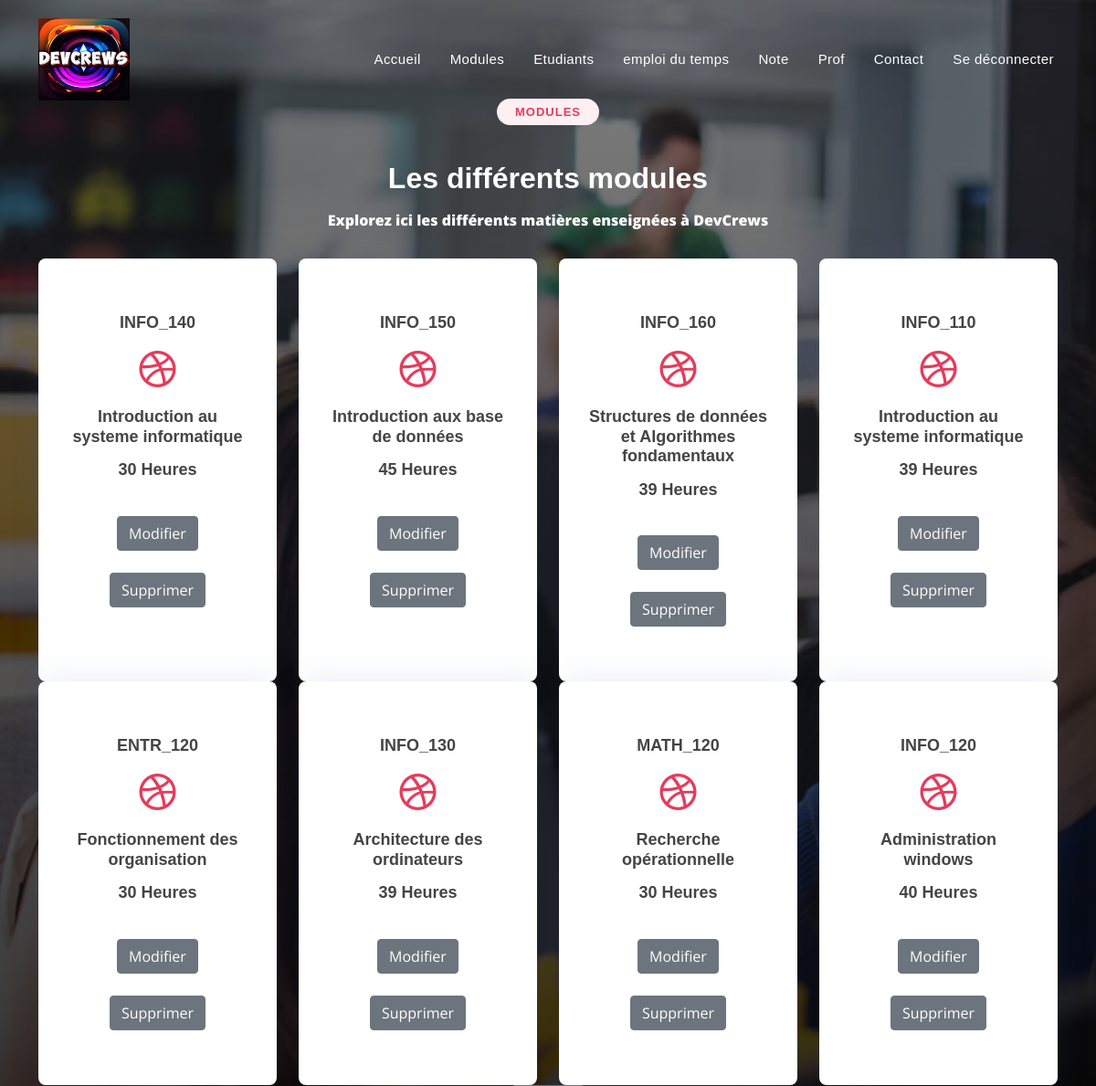
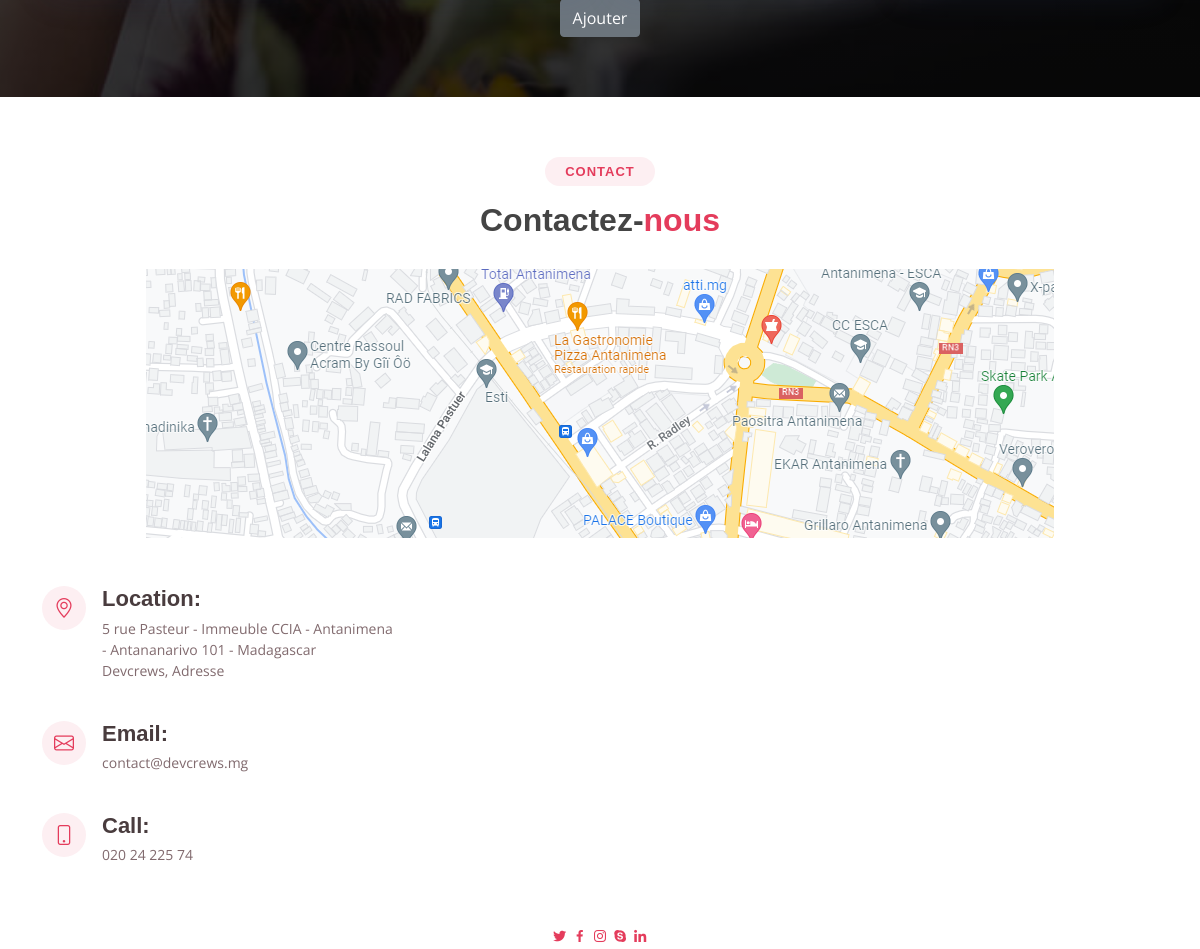
The page /phpwebproject/views/module/listeModule.php on the database its author committed (2 pictures, top to bottom).
### tables this page shows
CREATE TABLE IF NOT EXISTS `module` (
  `id` int(11) NOT NULL AUTO_INCREMENT,
  `code` varchar(50) NOT NULL,
  `nom` varchar(50) NOT NULL,
  `heure` int(11) NOT NULL,
  PRIMARY KEY (`id`)
);

### phpwebproject/model/mdlModule.php (called while the page is built, shortened)
<?php
    class Models {
        static function  get_data()
        {
            $pdo = new PDO('mysql:host=localhost;dbname=esti', 'root', '');
            $q = 'SELECT * FROM module';
            $listeModule = $pdo->query($q)->fetchAll();
            return $listeModule;
        }
    }
?>

### phpwebproject/controler/ctrlModule.php (called while the page is built, shortened)
<?php
include('../../model/mdlModule.php');
class ctrl_Module
{
    public function index()
    {
        $listeModule = Models::get_data();
        return $listeModule;
    }
}
?>

### phpwebproject/views/module/listeModule.php (the view, shortened to what this page needs)
<?php
require_once('../../controler/ctrlModule.php');
require_once('../header.php');
$moduleCtrl = new ctrl_Module();
$modules = $moduleCtrl->index();
?>
<section id="services" class="services">
    <div class="container">
        <div class="section-title" style="color: white;">
            <br>
            <br>
            <h2>Modules</h2>
            <br>
            <br>
            <h3>Les différents modules</h3>
            <p><strong>Explorez ici les différents matières enseignées à DevCrews</strong></p>
        </div>
        <div class="row">
            <?php foreach ($modules as $module) : ?>
                <div class="col-md-6 col-lg-3 d-flex align-items-stretch mb-5 mb-lg-0">
                    <div class="icon-box">
                        <h5 class="title"><strong><?php echo $module['code']; ?></strong></h5>
                        <div class="icon"><i class="bx bxl-dribbble"></i></div>
                        <h4 class="title"><strong><?php echo $module['nom']; ?></strong></h4>
                        <h5 class="title"><strong><?php echo $module['heure']; ?> Heures</strong></h5>
                        <br>
                        <a href="/e-learning-website-main/project/phpwebproject/views/module/updateForm.php?id=<?= $module['id']; ?>" class="btn btn-secondary">Modifier</a>
                        <br><br>
                        <a href="/e-learning-website-main/project/phpwebproject/views/module/delete.php?id=<?= $module['id']; ?>" class="btn btn-secondary">Supprimer</a>
                    </div>
                </div>
            <?php endforeach; ?>
        </div>
    </div>
    <div align=center>
        <a href="/e-learning-website-main/project/phpwebproject/views/module/add.php" class="btn btn-secondary">Ajouter</a>
    </div>
</section>
<?php
require("../footer.php");
?>

### phpwebproject/assets/css/style.css (style rules this page uses)
body { font-family: "Open Sans", sans-serif; color: #444444; }
a { color: #e43c5c; text-decoration: none; }
h1, h2, h3, h4, h5, h6 { font-family: "Nunito", sans-serif; }
section { padding: 60px 0; overflow: hidden; }
.section-title { text-align: center; padding-bottom: 30px; }
.section-title h2 { font-size: 13px; letter-spacing: 1px; font-weight: 700; padding: 8px 20px; line-height: 1; margin: 0; background: #fdeff2; color: #e43c5c; display: inline-block; text-transform: uppercase; border-radius: 50px; }
.section-title h3 { margin: 15px 0 0 0; font-size: 32px; font-weight: 700; }
.section-title p { margin: 15px auto 0 auto; font-weight: 600; }
@media (min-width: 1024px) { .section-title p { width: 50%; } }
.services { padding-bottom: 30px; }
.services .icon-box { padding: 60px 30px; position: relative; overflow: hidden; background: #fff; box-shadow: 2px 0 35px 0 rgba(68, 88, 144, 0.12); transition: all 0.3s ease-in-out; border-radius: 8px; z-index: 1; text-align: center; }
.services .icon-box::before { content: ""; position: absolute; background: #fdeff2; right: 0; left: 0; bottom: 0; top: 100%; transition: all 0.4s; z-index: -1; }
.services .icon { margin-bottom: 15px; }
.services .icon i { font-size: 48px; line-height: 1; color: #e43c5c; transition: all 0.3s ease-in-out; }
.services .title { font-weight: 700; margin-bottom: 15px; font-size: 18px; }

### phpwebproject/views/module/listeModule.php (style rules this page uses)
.services { background: linear-gradient(rgba(2, 2, 2, 0.5), rgba(0, 0, 0, 0.8)), url("../../assets/img/blog-24.jpg") top center; background-size: cover; position: relative; padding: 60px 0; }

### rows shown on the page
module: code "INFO_140", nom "Introduction au systeme informatique", heure "30"
module: code "INFO_150", nom "Introduction aux base de données", heure "45"
module: code "INFO_160", nom "Structures de données et Algorithmes fondamentaux", heure "39"
module: code "INFO_110", nom "Introduction au systeme informatique", heure "39"
module: code "ENTR_120", nom "Fonctionnement des organisation", heure "30"
module: code "INFO_130", nom "Architecture des ordinateurs", heure "39"
module: code "MATH_120", nom "Recherche opérationnelle", heure "30"
module: code "INFO_120", nom "Administration windows", heure "40"
